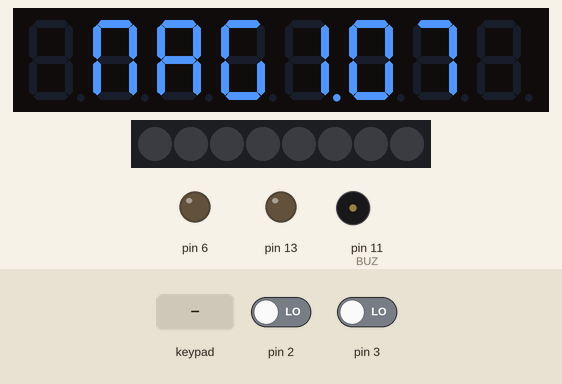
Recording of a sketch running on a simulated Arduino Uno, built with avr-gcc and run on an emulated ATmega328P. Parts: 8-digit seven-segment display, 8 RGB LEDs in strip order, left to right, output pins drawn as LEDs (lit = HIGH), buzzer (waves = sounding). Dashed ring = blinking. The test bench sets the inputs (shaded band); at power-on: pin 2 LOW, pin 3 LOW.

Above: at 1.7 s.
1.8 s: key '1' pressed
At 4.0 s:
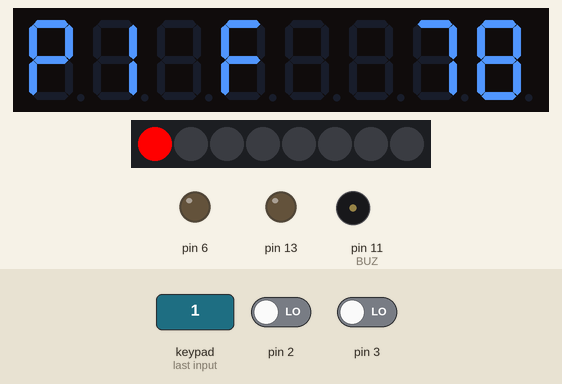
4.4 s: key '2' pressed
At 4.97 s:
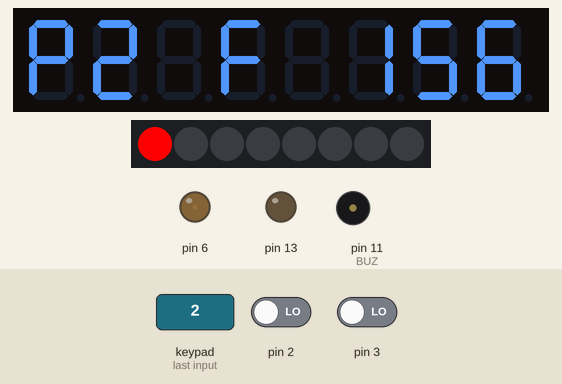
6.6 s: keypad keys 8 8 8 8 8 8 8 8 pressed 0.4 s apart
At 10.96 s:
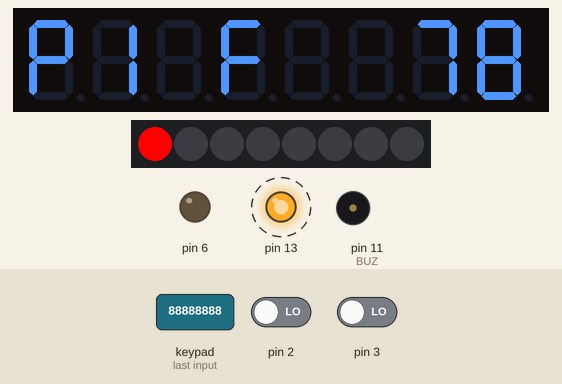
11.7 s: keypad keys 8 8 8 8 8 8 8 8 pressed 0.4 s apart
At 11.92 s:
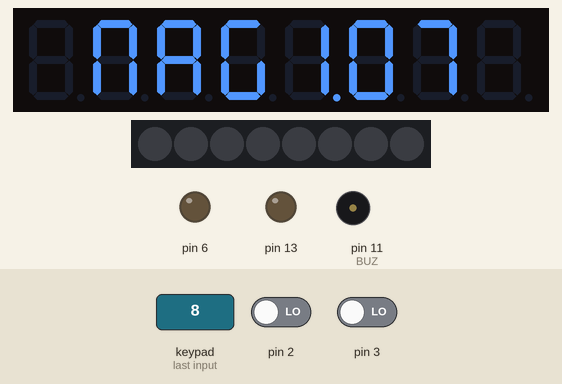
Timing chart, 0 to 17.4 s (numbered marks = the images above; inputs shaded):
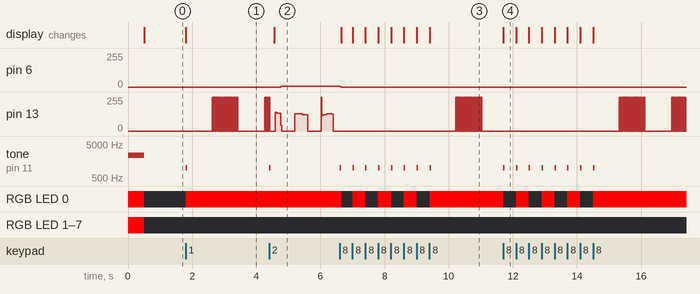

Measured:
- after the input at 1.8 s, pin 13: goes 31 × (255/255 0.01 s, 0/255 0.01 s), 255/255 0.01 s, 0/255 0.83 s, 5 × (255/255 0.01 s, 0/255 0.01 s), then 255/255, starting after 0.82 s; tone on pin 11 (BUZ): silent → 1000 Hz at once, → silent 0.05 s later; RGB LED 0: off → RGB(255, 0, 0) at once; the display: changes at once (image 1)
- after the input at 4.4 s, pin 6: 0/255 → 6/255 after 0.36 s; tone on pin 11 (BUZ): silent → 1000 Hz at once, → silent 0.05 s later; the display: changes after 0.16 s (image 2)
- after the input at 6.6 s, pin 6: 6/255 → 0/255 at once; tone on pin 11 (BUZ): alternates 1000 Hz for 0.05 s and silent for 0.35 s, 16 changes in all, then stays silent, starting at once
- after the input at 11.7 s, tone on pin 11 (BUZ): alternates 1000 Hz for 0.05 s and silent for 0.35 s, 16 changes in all, then stays silent, starting at once; RGB LED 0: alternates RGB(255, 0, 0) for 0.40 s and off for 0.40 s, 8 changes in all, then stays RGB(255, 0, 0), starting at once; the display: changes at once (image 4)

The sketch:

magtherapy.ino
```cpp
/*
 Magnetoterapia

 Timer0 used to burst 40 pulses (100uS) at 400KHz (2.5uS)
 Timer1 used to cycle programs and restart Timer0

 V 1.00 initial working version (only start/stop auto mode)
 V 1.01 manual mode, start with selected frequency
 V 1.02 INT0/INT1 visual feedback on LEDs A,B
 V 1.03 audible feedbacks (buzzer)
 V 1.04 better buttons management
 V 1.05 manual mode change frequency while running
 V 1.06 setup for program and total time, less times approximation
 V 1.07 better definitions and code cleanup

 (C) 2017-2018 Andrea Tuccia GPL V.3
*/

#include <EEPROM.h>
#include <TM1638.h>

// TM1638 Led & Key definitions
#define LED1 _BV(0) // 10 minutes
#define LED2 _BV(1) // 20 minutes
#define LED3 _BV(2) // 30 minutes
#define LED4 _BV(3) // 40 minutes
#define LED5 _BV(4) // 50 minutes
#define LED6 _BV(5) // 60 minutes
#define LED7 _BV(6) // A
#define LED8 _BV(7) // B
#define S1   _BV(0) // F1 = 78.125Hz / -
#define S2   _BV(1) // F2 = 156.25Hz / +
#define S3   _BV(2) // F3 = 312.5Hz
#define S4   _BV(3) // F4 = 625.0Hz
#define S5   _BV(4) // F5 = 1250.0Hz
#define S6   _BV(5) // F6 = 2500.0Hz
#define S7   _BV(6) // Set t1, t2
#define S8   _BV(7) // Start/Stop
#define DIO   8
#define CLK   9
#define STB  10

TM1638 module(DIO, CLK, STB, 1, 1);

// Globals
//uint8_t  pulse0;
uint32_t pulse1;
uint32_t ticks;
uint16_t seconds;
uint16_t frequency;
uint8_t  program;
uint16_t tmax;
bool     running;
bool     manual;
uint8_t  feed0;
uint8_t  feed1;
bool     ledA;
bool     ledB;

// EEPROM settings
struct settings
{
    uint16_t tmax;
    uint16_t tprog;
};

struct settings mysettings;

// Timer1 presets for divisor, ticks for 600 seconds and frequency
// (not 60 to avoid floating point or approximation)
struct preset
{
    uint16_t counter;
    uint32_t ticks;
    uint16_t frequency;
};

struct preset t1_preset[] =
{
    { 25600,   46875,   78 },
    { 12800,   93750,  156 },
    {  6400,  187500,  312 },
    {  3200,  375000,  625 },
    {  1600,  750000, 1250 },
    {   800, 1500000, 2500 },
};

// Version (w/o decimals)
#define VERSION 107
// Buzzer (Arduino) pin
#define BUZ 11
// Buzzer tone (D7)
#define TONE 2349
// Pulses to be generated (40 pulses @ 400KHz)
#define BURST  (40 * 2 - 1)
// Max programs
#define PMAX  (sizeof(t1_preset) / sizeof(t1_preset[0]) - 1)
// Max total time default (seconds)
#define TMAX_DEFAULT   3600
// Min total time default (seconds)
#define TMIN_DEFAULT     60
// Default single preset time (seconds)
#define TPROG_DEFAULT    60
// Max single preset time (seconds)
#define TPROG_MAX       300
// Min single preset time (seconds)
#define TPROG_MIN        60

#define beep() tone(BUZ, 1000, 50)

/* fast integer MSB of single byte */
uint8_t _msb(uint8_t n)
{
    uint8_t r = 0;

    while (n >>= 1)
        r++;
    return r;
}

void setup()
{
    DDRB |= _BV(PB5);         // PB5 mode output
    DDRD |= _BV(PD6);         // PD6 mode output
    DDRD &= ~_BV(PD2);        // PD2 mode input
    DDRD &= ~_BV(PD3);        // PD3 mode input

    module.setLEDs(255);
    module.setDisplayToString("88888888",255);
    tone(BUZ, TONE, 500);
    _delay_ms(500);

    EEPROM.get(0, mysettings);
    if (mysettings.tmax == 0 || mysettings.tprog == 0)
    {
        mysettings.tmax = TMAX_DEFAULT;
        mysettings.tprog = TPROG_DEFAULT;
        EEPROM.put(0, mysettings);
    }

    cli();

    EIMSK |= _BV(INT0)  |  _BV(INT1);    // Enable external interrupt INT0 & INT1
    EICRA |= _BV(ISC00) | _BV(ISC10);    // Trigger INT0 & INT1 on any logical change

    TCCR0A = 0;
    TCCR0B = 0;
    OCR0A = 40;   // 16MHz / 1 / 40 = 400KHz
    TIMSK0 |= _BV(OCIE0A);               // enable timer compare interrupt

    TCCR1A = 0;
    TCCR1B = 0;
    TIMSK1 |= _BV(OCIE1A);               // enable timer compare interrupt

    sei();
}

// T0 interrupt routine: generate one burst on OC0A one shot
ISR(TIMER0_COMPA_vect)
{
    static byte pulse0 = 0;
    pulse0++;
    if (pulse0 > BURST)
    {
        pulse0 = 0;
        if (feed0 > BURST) {
            ledA = true;
        }
        if (feed1 > BURST) {
            ledB = true;
        }
        feed0 = 0;
        feed1 = 0;
        TCCR0A = 0;
        TCCR0B = 0;
    }
}

// T1 interrupt routine: restart T0
ISR(TIMER1_COMPA_vect)
{
//    static byte pulse1 = 0;
    if (!running)
        return;
    TCCR0A |= _BV(WGM01) | _BV(COM0A0);
    TCCR0B |= _BV(CS00);
    pulse1++;
    if (pulse1 & 64) // debug
    {
        PORTB ^= _BV(PB5);
    }
    if ((pulse1 % frequency) == 0)
    {
        timestep();
    }
    if (pulse1 > ticks)
    {
        pulse1 = 0;
        progstep();
    }
}

ISR(INT0_vect)
{
    feed0++;
}

ISR(INT1_vect)
{
    feed1++;
}

void timestep()
{
    seconds++;
    if (seconds > tmax)
    {
        stop();
        tone(BUZ, TONE, 1500);
    }
}

void progstep()
{
    if (manual)
        return;
    program++;
    if (program > PMAX)
    {
        program = 0;
    }
//    ticks = (uint32_t) t1_preset[program].ticks;
    ticks = (t1_preset[program].ticks * mysettings.tprog / 600);
    frequency = t1_preset[program].frequency;
    TCCR1A = 0;
    TCCR1B = 0;
    OCR1A = t1_preset[program].counter;
    TCCR1B |= _BV(WGM12) | _BV(CS11);
}

void stop()
{
    if (!running)
        return;
    cli();
    TCCR1A = 0;
    TCCR1B = 0;
    PORTB &= ~_BV(PB5);
    running = 0;
    sei();
}

void change(int8_t _program = 0)
{
    if (!running)
        return;
    cli();
    program = _program;
    //ticks = (uint32_t) t1_preset[program].ticks;
    tmax = mysettings.tmax - 1;
    ticks = (t1_preset[program].ticks * mysettings.tprog / 600);
    frequency = t1_preset[program].frequency;
    TCCR1A = 0;
    TCCR1B = 0;
    OCR1A = t1_preset[program].counter;
    TCCR1B |= _BV(WGM12) | _BV(CS11);
    sei();
}

void start(int8_t _program = 0, bool automatic = true)
{
    if (running)
        return;
    cli();
    manual = !automatic;
    program = _program;
//    pulse0 = 0;
    pulse1 = 0;
    seconds = 0;
    //ticks = (uint32_t) t1_preset[program].ticks;
    tmax = mysettings.tmax - 1;
    ticks = (t1_preset[program].ticks * mysettings.tprog / 600);
    frequency = t1_preset[program].frequency;
    TCCR1A = 0;
    TCCR1B = 0;
    OCR1A = t1_preset[program].counter;
    TCCR1B |= _BV(WGM12) | _BV(CS11);
    running = 1;
    sei();
}

void settingmenu()
{
    byte _min, _sec, setting = 1;
    char text[8];
    uint16_t _tprog = mysettings.tprog;
    uint16_t _tmax = mysettings.tmax;
    byte last = module.getButtons();
    while (setting)
    {
        byte keys = module.getButtons();

        switch (setting)
        {
            case 1:
                switch (keys)
                {
                    case S1:
                        if (keys != last && _tprog > TPROG_MIN)
                            beep();
                        if (_tprog > TPROG_MIN)
                            _tprog--;
                        break;
                    case S2:
                        if (keys != last && _tprog < TPROG_MAX)
                            beep();
                        if (_tprog < TPROG_MAX)
                            _tprog++;
                        break;
                    case S7:
                        if (keys != last)
                        {
                            beep();
                            setting = 2;
                        }
                        break;
                }
                last = keys;
                _sec = _tprog % 60;
                _min = _tprog / 60;
                sprintf(text, "T%1i  %02d%02d", 1, _min, _sec);
                break;
            case 2:
                switch (keys)
                {
                    case S1:
                        if (keys != last && _tmax > TMIN_DEFAULT)
                            beep();
                        if (_tmax > TMIN_DEFAULT)
                            _tmax--;
                        break;
                    case S2:
                        if (keys != last && _tmax < TMAX_DEFAULT)
                            beep();
                        if (_tmax < TMAX_DEFAULT)
                            _tmax++;
                        break;
                    case S7:
                        if (keys != last)
                        {
                            beep();
                            setting = 0;
                        }
                        break;
                }
                last = keys;
                _sec = _tmax % 60;
                _min = _tmax / 60;
                sprintf(text, "T%1i  %02d%02d", 2,  _min, _sec);
                break;
        }
        module.setLEDs(0);
        module.setDisplayToString(text, _BV(2));
        _delay_ms(100);
    }
    mysettings.tprog = _tprog;
    mysettings.tmax = _tmax;
    EEPROM.put(0, mysettings);
}

void loop()
{
    static byte last;
    static byte tenminutes;
    char text[8];

    byte keys = module.getButtons();
    if (keys && !last)
    {
        if (!running)
        {
            switch (keys)
            {
                case S1:
                case S2:
                case S3:
                case S4:
                case S5:
                case S6:
                    beep();
                    start(_msb(keys), false);
                    break;
                case S7:
                    beep();
                    settingmenu();
                    break;
                case S8:
                    beep();
                    start();
                    break;
            }
        } else {
            switch (keys)
            {
                case S1:
                case S2:
                case S3:
                case S4:
                case S5:
                case S6:
                    if (!manual)
                        break;
                    beep();
                    change(_msb(keys));
                    break;
                case S8:
                    beep();
                    stop();
                    break;
            }
        }
    }
    last = keys;
    if (running)
    {
        tenminutes = seconds / 600;
        uint8_t leds = _BV(tenminutes);
        leds |= (ledA) ? LED7 : 0;
        leds |= (ledB) ? LED8 : 0;
        ledA = false;
        ledB = false;
        sprintf(text, "P%i F%4i", program + 1, frequency);
        //sprintf(text, "P%i F%4i", program + 1, seconds); //debug
        module.setLEDs(leds);
        module.setDisplayToString(text);
    } else {
        sprintf(text, " MAG%3i ", VERSION);
        module.setLEDs(0);
        module.setDisplayToString(text, _BV(3));
    }
}
```
